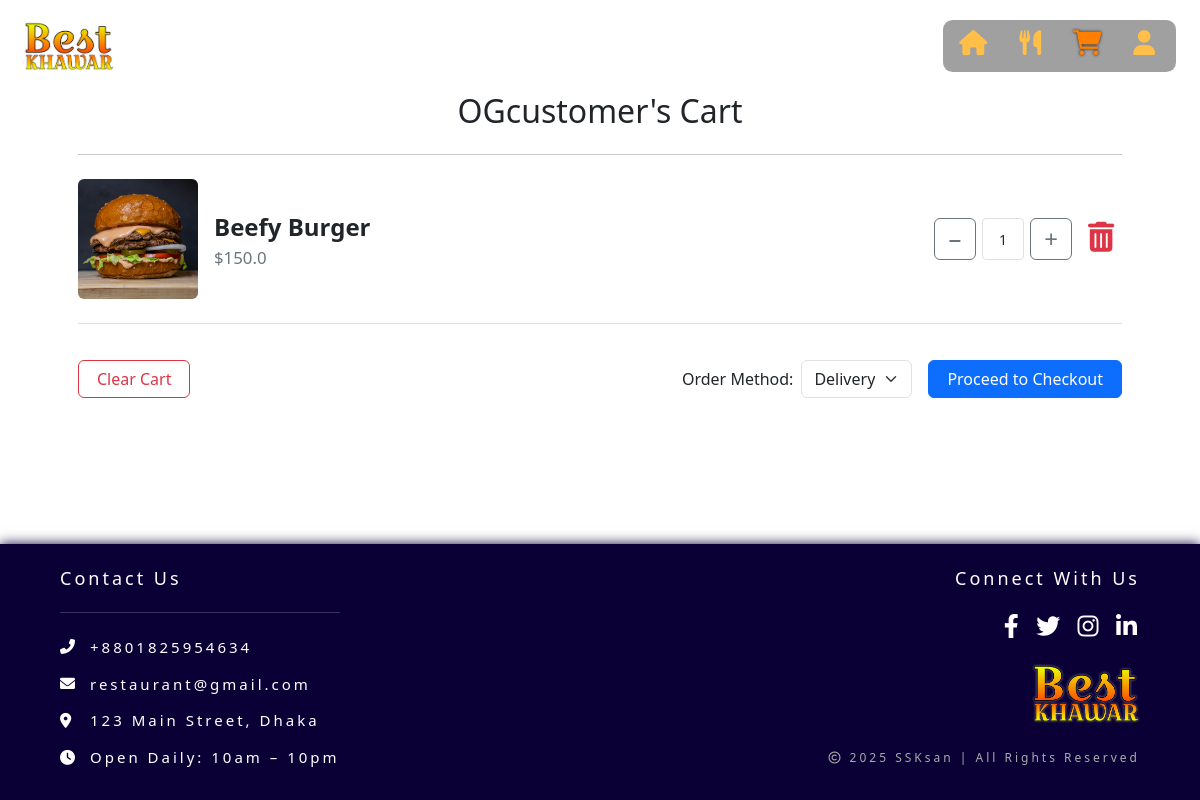
The page /orders/cart/ (signed in) on the database its author committed.
### orders/models.py (models this page shows, shortened)
class Cart_item(models.Model):
    user = models.ForeignKey(User, on_delete=models.CASCADE)
    item = models.ForeignKey(MenuItem, on_delete=models.CASCADE)
    quantity = models.PositiveIntegerField(default=1)

### menu/models.py (models this page shows)
class MenuItem(models.Model):
    item_name = models.CharField(max_length=50, primary_key=True)
    description = models.TextField(blank=True)
    item_image = models.ImageField(upload_to="menu")
    price = models.FloatField()
    is_available = models.BooleanField(default=True)
    is_featured = models.BooleanField(default=False)
    item_slug = models.SlugField(blank=True)
    category = models.ForeignKey(Category, on_delete=models.SET_DEFAULT, default="Uncategorized")

### orders/views.py (the view, shortened to what this page needs)
# urls.py: path('cart/', views.Cart_view, name='cart'),
@login_required
def Cart_view(request):
    user = request.user
    items = Cart_item.objects.filter(user=user)
    return render(request, 'cart.html', {'Cart_items': items})

### orders/templates/cart.html (shortened to what this page needs)
{% extends 'base.html' %}
{% load static %}
{% block style %}
  <link href="{% static 'css/cart.css' %}" rel="stylesheet">
{% endblock %}
{% block content %}
<div class="container px-4 px-md-5 pb-5 mb-5">
  <h2 class="text-center">{{ user.username }}'s Cart</h2>
  <hr class="my-4">
  {% if Cart_items %}
    <div class="vstack gap-4">
      {% for cart_item in Cart_items %}
      <div class="d-flex align-items-center border-bottom pb-4">
        <img src="{{ cart_item.item.item_image.url }}" alt="{{ cart_item.item.item_name }}"
             class="rounded item-image">
        <div class="flex-grow-1">
          <div class="fw-bold item-name mx-3">{{ cart_item.item.item_name }}</div>
          <div class="item-price mx-3">${{ cart_item.item.price }}</div>
        </div>
        <div class="quantity-wrapper">
          <button class="btn btn-sm btn-outline-secondary update-qty"
                  data-action="decrease" data-id="{{ cart_item.id }}">−</button>
          <input type="text" value="{{ cart_item.quantity }}"
                 class="form-control form-control-sm qty-input text-center" readonly>
          <button class="btn btn-sm btn-outline-secondary update-qty"
                  data-action="increase" data-id="{{ cart_item.id }}">+</button>
        </div>
        <form method="post" class="ms-2">
          <button type="submit" class="btn btn-link text-danger fs-4 p-0 del-button">
            <i class="fas fa-trash-alt"></i>
          </button>
        </form>
      </div>
      {% endfor %}
    </div>
    <div class="cart-footer">
      <form method="post">
        <button type="button" class="btn btn-outline-danger clear-cart-button" data-bs-toggle="modal"
          data-bs-target="#clearCartModal">
          Clear Cart
        </button>
      </form>
      <form method="post" action="{% url 'checkout' %}">
        <div class="d-flex flex-md-row flex-column cart-footer-right gap-3">
          <div class="d-flex align-items-center gap-2">
            <label for="order_method" class="order-method-label">Order Method:</label>
            <select name="order_method" id="order_method" class="form-select order-method-select">
              <option value="delivery">Delivery</option>
            </select>
          </div>
          <button name="checkout" type="submit" class="btn btn-primary checkout-button">
            Proceed to Checkout
          </button>
        </div>
      </form>
    </div>
  {% else %}
    <p class="text-center text-muted">Your cart is empty.</p>
  {% endif %}
</div>
{% endblock %}

### static/css/base.css (style rules this page uses)
:root { --light-color: #fff; --muted-color: #ccc; --dark-color: #1a1a1a; --icon-main-color: #ffbf48; --icon-active-color: #ff8000; --icon-hover-color: #ff3665; --navbar-bg-color: #1a1a1a69; --footer-bg-color: #0b0036; }
* { margin: 0; padding: 0; box-sizing: border-box; }
body { font-family: 'Arial', sans-serif; min-height: 100vh; display: flex; flex-direction: column; }

### static/css/cart.css (style rules this page uses)
.item-image { width: 10vw; height: 10vw; object-fit: cover; min-height: 5vw; }
.item-name { font-size: 2vw; }
.item-price { font-size: 1.4vw; color: #6c757d; }
.quantity-wrapper { display: flex; align-items: stretch; gap: 0.5vw; }
.qty-input { width: 3.5vw; min-width: 2.2rem; max-width: 3.5vw; font-size: 1.2vw; text-align: center; border: 1px solid #ccc; border-radius: 0.375rem; }
.btn.update-qty { font-size: 2vw; width: 3.5vw; height: 3.5vw; display: flex; justify-content: center; align-items: center; border-radius: 0.375rem; }
.btn.del-button { height: 3.5vw; width: 3.5vw; }
.btn.del-button i { font-size: 2.5vw; }
.cart-footer { display: flex; justify-content: space-between; align-items: center; flex-wrap: nowrap; margin-top: 3vw; }
.btn.clear-cart-button { font-size: max(1rem, 1.2vw); padding: 0.5vw 1.5vw; }
.order-method-label { font-size: max(1rem, 1.2vw); text-wrap: nowrap; }
.order-method-select { font-size: max(1rem, 1.2vw); padding: 0.5vw 1vw 0.5vw 0.8vw; }
.btn.checkout-button { font-size: max(1rem, 1.2vw); padding: 0.5vw 1.5vw; }

### rows shown on the page
Cart_item: item.item_image (picture), item.item_name "Beefy Burger", item.price "150.0", quantity "1"

### other values the page prints
{{ user.username }} "OGcustomer"
